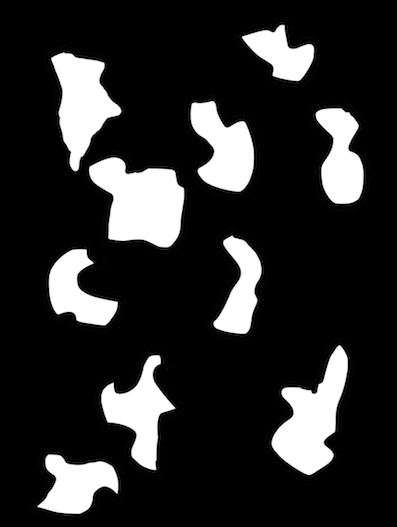
#> input picture contourTest/binaryBlob.png, 397 x 527 px
$ python contour.py   (older library calls are emulated)
#> lines starting #> are read from the running program, lines starting #| are printed output that depends on the picture; after the words box and inside, x2 and y2 are one past the last pixel; in counts of white or black regions, pixels touching at a corner belong together
import numpy as np
import cv2

for i in range(10):
	img = cv2.imread('binaryBlob.png')
#> img is the input picture: shape (527, 397, 3); mean B, G, R 43.8, 43.8, 43.8
	imgGrey = cv2.cvtColor(img, cv2.COLOR_BGR2GRAY)
	ret, thresh = cv2.threshold(imgGrey, 127, 255, 0)
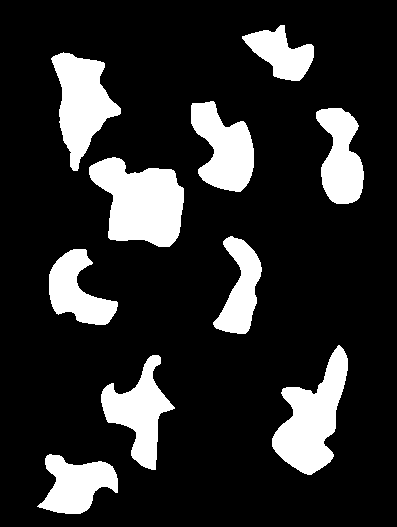
#> thresh: shape (527, 397); 17.1% white; 10 white regions
	img2, contours, hierarchy = cv2.findContours(thresh, cv2.RETR_TREE, cv2.CHAIN_APPROX_SIMPLE)
#> contours = 10 contours; largest, box (x1, y1, x2, y2) and area: (89, 157, 184, 247) 5610, (272, 345, 348, 475) 4836, (51, 52, 121, 171) 4167, (191, 101, 254, 192) 3514, (101, 355, 175, 470) 3499

	cv2.drawContours(img, contours, i, (0,255,0), 3)
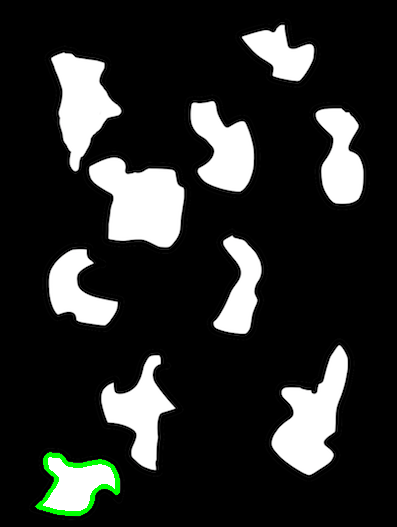
#> img: shape (527, 397, 3); 0.56% of pixels changed, all inside (x1, y1, x2, y2) = (35, 452, 120, 516)
	cv2.imwrite("LMAO_%s.png"%str(i), img)
cv2.waitKey(10000)
